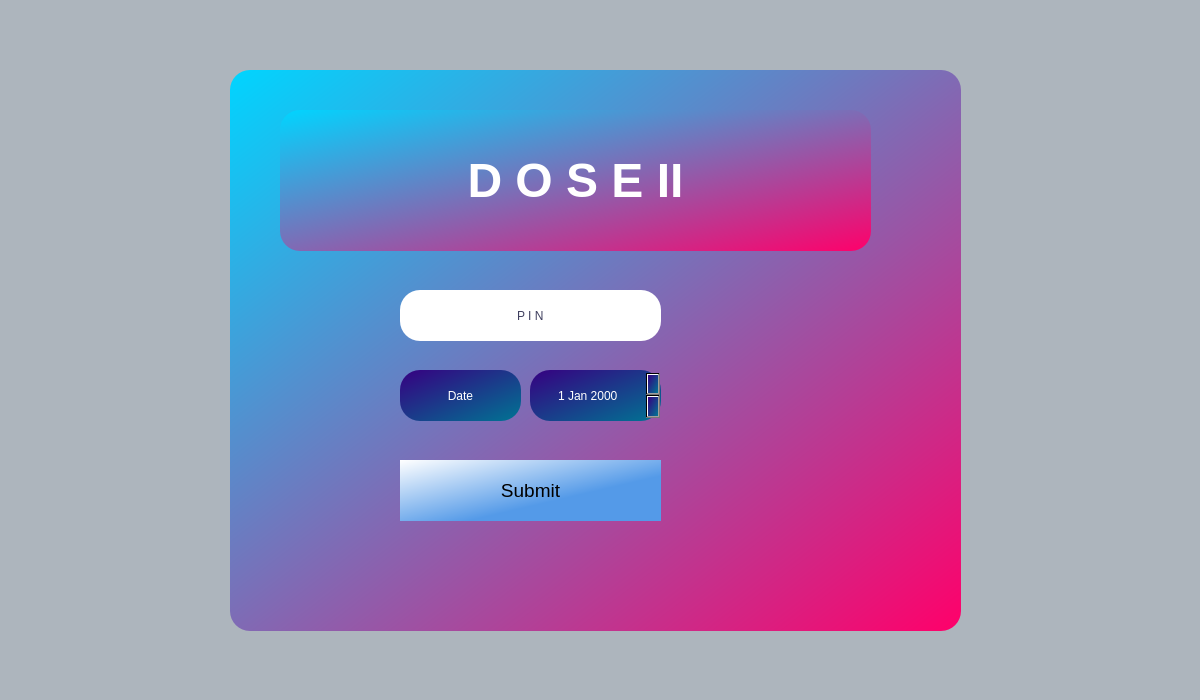
<?xml version="1.0" encoding="UTF-8"?>
<ui version="4.0">
 <class>Loginview</class>
 <widget class="QDialog" name="Loginview">
  <property name="geometry">
   <rect>
    <x>0</x>
    <y>0</y>
    <width>1200</width>
    <height>700</height>
   </rect>
  </property>
  <property name="sizePolicy">
   <sizepolicy hsizetype="Minimum" vsizetype="Minimum">
    <horstretch>0</horstretch>
    <verstretch>0</verstretch>
   </sizepolicy>
  </property>
  <property name="windowTitle">
   <string>Dialog</string>
  </property>
  <property name="styleSheet">
   <string notr="true">background-color: rgb(173, 181, 189);</string>
  </property>
  <widget class="QGroupBox" name="groupBox">
   <property name="geometry">
    <rect>
     <x>230</x>
     <y>70</y>
     <width>731</width>
     <height>561</height>
    </rect>
   </property>
   <property name="styleSheet">
    <string notr="true">background-color: qlineargradient(spread:reflect, x1:0, y1:0, x2:1, y2:1, stop:0 rgba(0, 213, 255, 255), stop:1 rgba(255, 0, 106, 255));
border-radius: 20px;</string>
   </property>
   <property name="title">
    <string/>
   </property>
   <widget class="QLabel" name="label">
    <property name="geometry">
     <rect>
      <x>50</x>
      <y>40</y>
      <width>591</width>
      <height>141</height>
     </rect>
    </property>
    <property name="font">
     <font>
      <pointsize>36</pointsize>
      <italic>false</italic>
      <bold>true</bold>
      <strikeout>false</strikeout>
     </font>
    </property>
    <property name="layoutDirection">
     <enum>Qt::LeftToRight</enum>
    </property>
    <property name="autoFillBackground">
     <bool>false</bool>
    </property>
    <property name="styleSheet">
     <string notr="true">font: 600 36pt &quot;Segoe UI&quot;;
color: rgb(255, 255, 255);

</string>
    </property>
    <property name="text">
     <string>&lt;html&gt;&lt;head/&gt;&lt;body&gt;&lt;p&gt;D O S E 		II&lt;/p&gt;&lt;/body&gt;&lt;/html&gt;</string>
    </property>
    <property name="alignment">
     <set>Qt::AlignCenter</set>
    </property>
   </widget>
   <widget class="QPushButton" name="pushButton_submit">
    <property name="geometry">
     <rect>
      <x>170</x>
      <y>390</y>
      <width>261</width>
      <height>61</height>
     </rect>
    </property>
    <property name="sizePolicy">
     <sizepolicy hsizetype="MinimumExpanding" vsizetype="Preferred">
      <horstretch>0</horstretch>
      <verstretch>0</verstretch>
     </sizepolicy>
    </property>
    <property name="font">
     <font>
      <pointsize>14</pointsize>
      <italic>false</italic>
      <bold>false</bold>
     </font>
    </property>
    <property name="styleSheet">
     <string notr="true">background-color: qlineargradient(spread:reflect, x1:0, y1:0, x2:1, y2:1, stop:0 rgba(255, 255, 255, 255), stop:0.629213 rgba(84, 154, 232, 255));
font: 14pt &quot;Arial Rounded MT Bold&quot;;
border-radius: 50px;
</string>
    </property>
    <property name="text">
     <string>Submit</string>
    </property>
   </widget>
   <widget class="QLineEdit" name="lineEdit_pin">
    <property name="geometry">
     <rect>
      <x>170</x>
      <y>220</y>
      <width>261</width>
      <height>51</height>
     </rect>
    </property>
    <property name="styleSheet">
     <string notr="true">background-color: rgb(255, 255, 255);
color: rgb(64, 64, 95);
font: 18pt &quot;Segoe UI&quot;;</string>
    </property>
    <property name="text">
     <string>P I N</string>
    </property>
    <property name="alignment">
     <set>Qt::AlignCenter</set>
    </property>
    <property name="placeholderText">
     <string>  L  I  C  E  N  C  E</string>
    </property>
   </widget>
   <widget class="QDateEdit" name="dateEditDate">
    <property name="geometry">
     <rect>
      <x>300</x>
      <y>300</y>
      <width>131</width>
      <height>51</height>
     </rect>
    </property>
    <property name="sizePolicy">
     <sizepolicy hsizetype="Minimum" vsizetype="Preferred">
      <horstretch>0</horstretch>
      <verstretch>0</verstretch>
     </sizepolicy>
    </property>
    <property name="styleSheet">
     <string notr="true">font: 14pt &quot;Segoe UI&quot;;
background-color: qlineargradient(spread:reflect, x1:0, y1:0, x2:1, y2:1, stop:0 rgba(54, 0, 129, 255), stop:1 rgba(0, 116, 147, 255));
color: rgb(255, 255, 255);</string>
    </property>
    <property name="alignment">
     <set>Qt::AlignCenter</set>
    </property>
   </widget>
   <widget class="QLabel" name="labelDob_2">
    <property name="geometry">
     <rect>
      <x>170</x>
      <y>300</y>
      <width>121</width>
      <height>51</height>
     </rect>
    </property>
    <property name="sizePolicy">
     <sizepolicy hsizetype="Preferred" vsizetype="Preferred">
      <horstretch>0</horstretch>
      <verstretch>0</verstretch>
     </sizepolicy>
    </property>
    <property name="styleSheet">
     <string notr="true">font: 14pt &quot;Segoe UI&quot;;
background-color: qlineargradient(spread:reflect, x1:0, y1:0, x2:1, y2:1, stop:0 rgba(54, 0, 129, 255), stop:1 rgba(0, 116, 147, 255));
color: rgb(255, 255, 255);</string>
    </property>
    <property name="text">
     <string>Date</string>
    </property>
    <property name="alignment">
     <set>Qt::AlignCenter</set>
    </property>
   </widget>
  </widget>
 </widget>
 <resources/>
 <connections/>
</ui>
